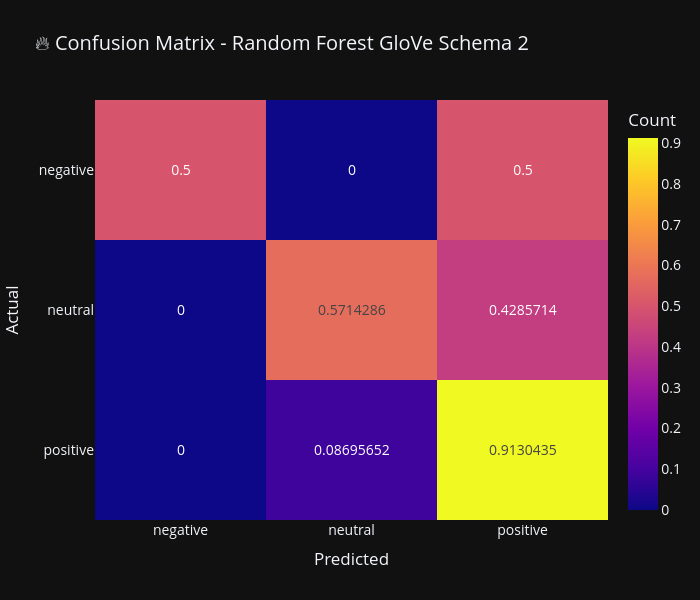

Here is the notebook cell this chart was saved with:
### Code cell
from sklearn.metrics import confusion_matrix
import plotly.express as px

# prediction on exact test split
y_pred_b = rf_b.predict(X_test_b)

cm = confusion_matrix(y_test_b, y_pred_b, normalize="true")

fig = px.imshow(
    cm,
    x=encoder.classes_,
    y=encoder.classes_,
    text_auto=True,
    labels=dict(
        x="Predicted",
        y="Actual",
        color="Count"
    ),
    title="🔥 Confusion Matrix - Random Forest GloVe Schema 2",
    template="plotly_dark",
    aspect="auto"
)

fig.update_layout(
    width=700,
    height=600,
    font=dict(size=14)
)

fig.show()

### Figure 1 — Plotly figure (JSON) as saved in the notebook; plotly's stock layout.template omitted (floating-point values rounded to 4 significant figures)
{"data": [{"coloraxis": "coloraxis", "hovertemplate": "Predicted: %{x}<br>Actual: %{y}<br>Count: %{z}<extra></extra>", "name": "0", "texttemplate": "%{z}", "type": "heatmap", "x": ["negative", "neutral", "positive"], "xaxis": "x", "y": ["negative", "neutral", "positive"], "yaxis": "y", "z": [[0.5, 0, 0.5], [0, 0.5714, 0.4286], [0, 0.08696, 0.913]]}], "layout": {"coloraxis": {"colorbar": {"title": {"text": "Count"}}, "colorscale": [[0, "#0d0887"], [0.1111, "#46039f"], [0.2222, "#7201a8"], [0.3333, "#9c179e"], [0.4444, "#bd3786"], [0.5556, "#d8576b"], [0.6667, "#ed7953"], [0.7778, "#fb9f3a"], [0.8889, "#fdca26"], [1, "#f0f921"]]}, "font": {"size": 14}, "height": 600, "title": {"text": "🔥 Confusion Matrix - Random Forest GloVe Schema 2"}, "width": 700, "xaxis": {"anchor": "y", "domain": [0, 1], "title": {"text": "Predicted"}}, "yaxis": {"anchor": "x", "autorange": "reversed", "domain": [0, 1], "title": {"text": "Actual"}}}}
